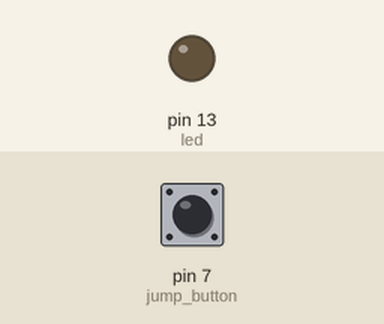
This sketch was run on a simulated Arduino Uno, built with avr-gcc and run on an emulated ATmega328P. Parts: output pins drawn as LEDs (lit = HIGH). The inputs (shaded band) are chosen by the test bench; at power-on: pin 7 (jump_button) LOW. What the sketch prints to the serial monitor is not drawn.

Above: at 1.2 s.
1.3 s: pin 7 (jump_button) pulled HIGH for 1 s
At 1.7 s:
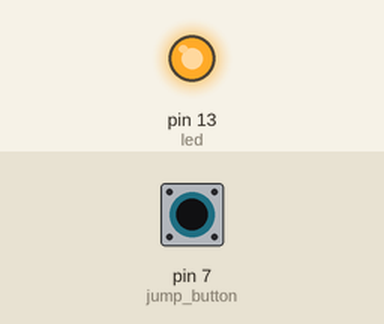
3.8 s: pin 7 (jump_button) pulled HIGH for 3.2 s
At 8.4 s:
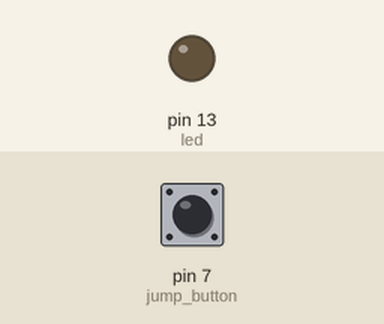
Timing chart, 0 to 9.9 s (numbered marks = the images above; inputs shaded):
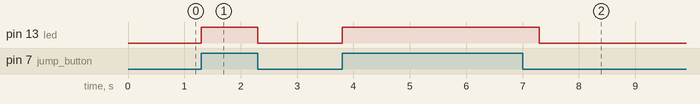

Measured:
- after the input at 1.3 s, pin 13 (led): LOW → HIGH at once, → LOW 1.0 s later
- after the input at 3.8 s, pin 13 (led): LOW → HIGH at once, → LOW 3.5 s later

The sketch:

sketch_aug14a.ino
```cpp
int jump_state = 0;
int jump_button = 7;

int led = 13;

void setup() {
  Serial.begin(9600);
  pinMode(jump_button, INPUT);
  pinMode(led, OUTPUT);
}

void loop() {
  jump_state = digitalRead(jump_button);
  if (jump_state == 1){
    Serial.print('1');
    digitalWrite(led, 1);
    delay(500);
  }
  digitalWrite(led, 0);
  //Serial.println(jump_state);
}
```
